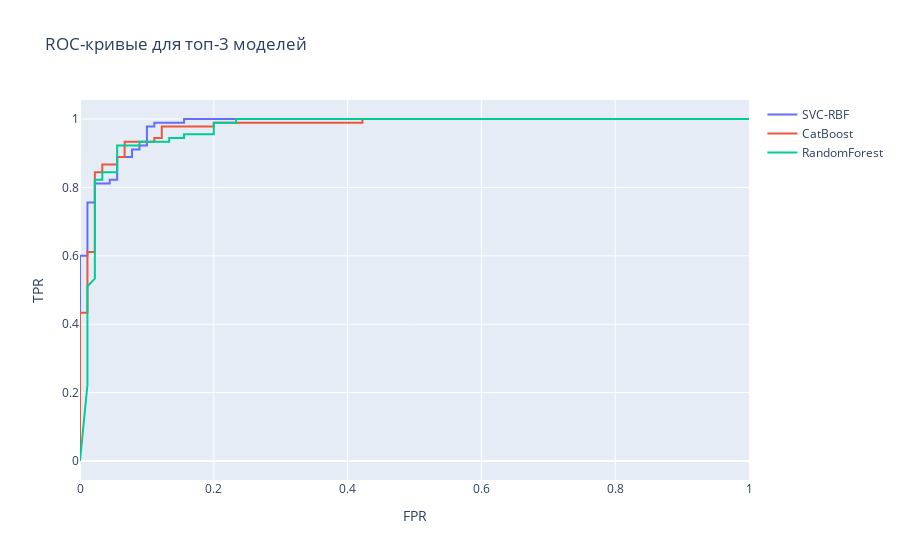

Notebook code cell kept with this figure:
### Code cell
# ROC-кривые для топ-3 моделей по ROC AUC
import numpy as np
import plotly.graph_objects as go
from sklearn.metrics import roc_curve

if 'metrics_df' not in globals():
    print("Сначала выполните ячейку с расчётом metrics_df (таблица метрик).")
else:
    top3 = list(metrics_df.head(3)['model'])
    y_true = (y_test == 1).astype(int)
    fig = go.Figure()
    for name in top3:
        if name in probas_dict:
            y_proba = probas_dict[name]
            fpr, tpr, _ = roc_curve(y_true, y_proba)
            fig.add_trace(go.Scatter(x=fpr, y=tpr, mode='lines', name=name))
    fig.update_layout(title='ROC-кривые для топ-3 моделей', xaxis_title='FPR', yaxis_title='TPR')
    fig.show()

### Figure 1 — Plotly figure (JSON) as saved in the notebook; plotly's stock layout.template omitted (floating-point values rounded to 4 significant figures)
{"data": [{"mode": "lines", "name": "SVC-RBF", "type": "scatter", "x": [0, 0, 0, 0.01111, 0.01111, 0.02222, 0.02222, 0.04444, 0.04444, 0.05556, 0.05556, 0.07778, 0.07778, 0.08889, 0.08889, 0.1, 0.1, 0.1111, 0.1111, 0.1556, 0.1556, 1], "y": [0, 0.01111, 0.6, 0.6, 0.7556, 0.7556, 0.8111, 0.8111, 0.8222, 0.8222, 0.8889, 0.8889, 0.9111, 0.9111, 0.9222, 0.9222, 0.9778, 0.9778, 0.9889, 0.9889, 1, 1]}, {"mode": "lines", "name": "CatBoost", "type": "scatter", "x": [0, 0, 0, 0, 0, 0.01111, 0.01111, 0.01111, 0.01111, 0.02222, 0.02222, 0.03333, 0.03333, 0.05556, 0.05556, 0.06667, 0.06667, 0.1111, 0.1111, 0.1222, 0.1222, 0.2, 0.2, 0.4222, 0.4222, 1], "y": [0, 0.01111, 0.1333, 0.1556, 0.4333, 0.4333, 0.4889, 0.5111, 0.6111, 0.6111, 0.8444, 0.8444, 0.8667, 0.8667, 0.8889, 0.8889, 0.9333, 0.9333, 0.9444, 0.9444, 0.9778, 0.9778, 0.9889, 0.9889, 1, 1]}, {"mode": "lines", "name": "RandomForest", "type": "scatter", "x": [0, 0.01111, 0.01111, 0.01111, 0.01111, 0.02222, 0.02222, 0.02222, 0.02222, 0.02222, 0.02222, 0.02222, 0.02222, 0.02222, 0.02222, 0.03333, 0.03333, 0.05556, 0.05556, 0.05556, 0.08889, 0.08889, 0.1333, 0.1333, 0.1556, 0.1556, 0.2, 0.2, 0.2333, 0.2333, 0.2556, 0.3, 0.3222, 0.3556, 0.3778, 0.4444, 0.4667, 0.4778, 0.5222, 0.5444, 0.5889, 0.6, 0.6333, 0.6444, 0.6667, 0.8, 0.8778, 1], "y": [0, 0.2222, 0.2889, 0.4111, 0.5111, 0.5333, 0.5556, 0.5889, 0.6444, 0.6778, 0.7, 0.7333, 0.7667, 0.7889, 0.8222, 0.8222, 0.8444, 0.8444, 0.8667, 0.9222, 0.9222, 0.9333, 0.9333, 0.9444, 0.9444, 0.9556, 0.9556, 0.9889, 0.9889, 1, 1, 1, 1, 1, 1, 1, 1, 1, 1, 1, 1, 1, 1, 1, 1, 1, 1, 1]}], "layout": {"title": {"text": "ROC-кривые для топ-3 моделей"}, "xaxis": {"title": {"text": "FPR"}}, "yaxis": {"title": {"text": "TPR"}}}}
